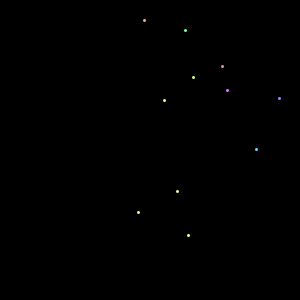
Frame 1 (no input)
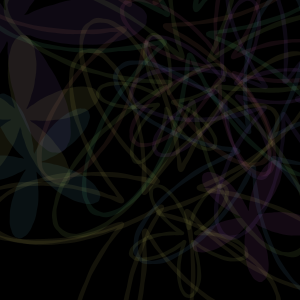
Frame 60 (the mouse pressed at the canvas centre just before this capture)
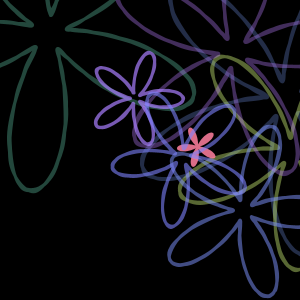
Frame 120 (the mouse held since frame 60 and released just before this capture)

The Processing sketch that drew these frames (run headless with seeded random() and noise(); from frame 60 on, the mouse is pressed at the canvas centre):

// Processing sketch: processing_137304
// ── processing_137304.pde

Flower[] flowers = new Flower[15];

void setup() {
  size(300, 300);
  colorMode(HSB, 360, 100, 100);
  background(360);
  smooth();

  strokeWeight(3);

  for (int i = 0 ; i < flowers.length;i++) {
    flowers[i] = new Flower();
  }
}

void draw() {
  background(0);

  for (int i = 0 ; i < flowers.length;i++) {
    flowers[i].display();
    flowers[i].anime();
  }
}

class Flower {
  int num = 100;

  float ox = random(width);
  float oy = random(height);
  float x;
  float y;
  float a;
  float r1 = 0;
  float t1 = 0.2;
  float r2 = 0;
  float t2 = 1.0;
  float h2 = 0.8;

  float r1_goal = r1 + t1;
  float r2_goal = r2 + t2;

  float curve_r = 0;
  float curve_r_delta = random(0.5, 2);

  float hue = random(360);
  float alp = 255;
  boolean fill_flg;

  float theta = random(TWO_PI);
  int theta_sign;

  Flower() {
    if (random(1) >= 0.5) {
      theta_sign = 1;
    }
    else {
      theta_sign = -1;
    }

    if (random(1) >= 0.5) {
      fill_flg = true;
    }
    else {
      fill_flg = false;
    }
  }

  void anime() {
    curve_r += curve_r_delta;
    alp -= 4;
    theta += theta_sign * 0.01;

    if (curve_r > 140) {
      curve_r = 0;
      alp = 255;
      ox = random(width);
      oy = random(height);
      hue = random(360);
    }
  }

  void display() {
    pushMatrix();
    translate(ox, oy);
    rotate(theta);

    if (fill_flg == true) {
      noStroke();
      fill(hue, 50, 100, alp);
    }
    else {
      noFill();
      stroke(hue, 50, 100, alp);
    }

    beginShape();

    for (int i = 0;i < num;i++) {
      a = sin(r2) * h2 + 1;

      x = curve_r * a * sin(r1);
      y = curve_r * a * cos(r1);

      r1 += t1;
      r2 += t2;

      curveVertex(x, y);
    }
    endShape();
    r1 = r1_goal;
    r2 = r2_goal;


    popMatrix();
  }
}
